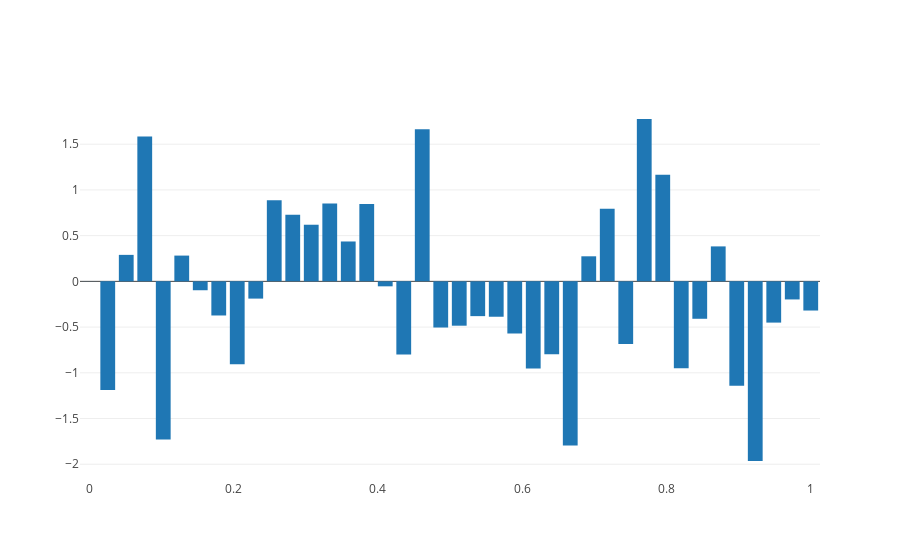

Notebook code cell kept with this figure:
### Code cell
import plotly.offline as py
import plotly.graph_objs as go

import pandas as pd
import numpy as np

N = 40
x = np.linspace(0, 1, N)
y = np.random.randn(N)
df = pd.DataFrame({'x': x, 'y': y})
df.head()

data = [
    go.Bar(
        x=df['x'], # assign x as the dataframe column 'x'
        y=df['y']
    )
]
py.iplot(data)

### Figure 1 — Plotly figure (JSON) as saved in the notebook; plotly's stock layout.template omitted (floating-point values rounded to 4 significant figures)
{"data": [{"type": "bar", "uid": "cf8166e7-7d3c-4a7d-8175-c1ec7fc4346e", "x": [0, 0.02564, 0.05128, 0.07692, 0.1026, 0.1282, 0.1538, 0.1795, 0.2051, 0.2308, 0.2564, 0.2821, 0.3077, 0.3333, 0.359, 0.3846, 0.4103, 0.4359, 0.4615, 0.4872, 0.5128, 0.5385, 0.5641, 0.5897, 0.6154, 0.641, 0.6667, 0.6923, 0.7179, 0.7436, 0.7692, 0.7949, 0.8205, 0.8462, 0.8718, 0.8974, 0.9231, 0.9487, 0.9744, 1], "y": [0.000695, -1.188, 0.2897, 1.585, -1.729, 0.2817, -0.09714, -0.3732, -0.9064, -0.1886, 0.8874, 0.7275, 0.6193, 0.8504, 0.4361, 0.8455, -0.05427, -0.8008, 1.663, -0.5048, -0.4849, -0.3803, -0.387, -0.5703, -0.9521, -0.7982, -1.796, 0.2741, 0.7929, -0.685, 1.776, 1.167, -0.95, -0.4092, 0.3823, -1.141, -1.965, -0.4511, -0.1978, -0.3191]}], "layout": {"autosize": true, "xaxis": {"autorange": true, "range": [-0.01282, 1.013], "type": "linear"}, "yaxis": {"autorange": true, "range": [-2.172, 1.983], "type": "linear"}}}
